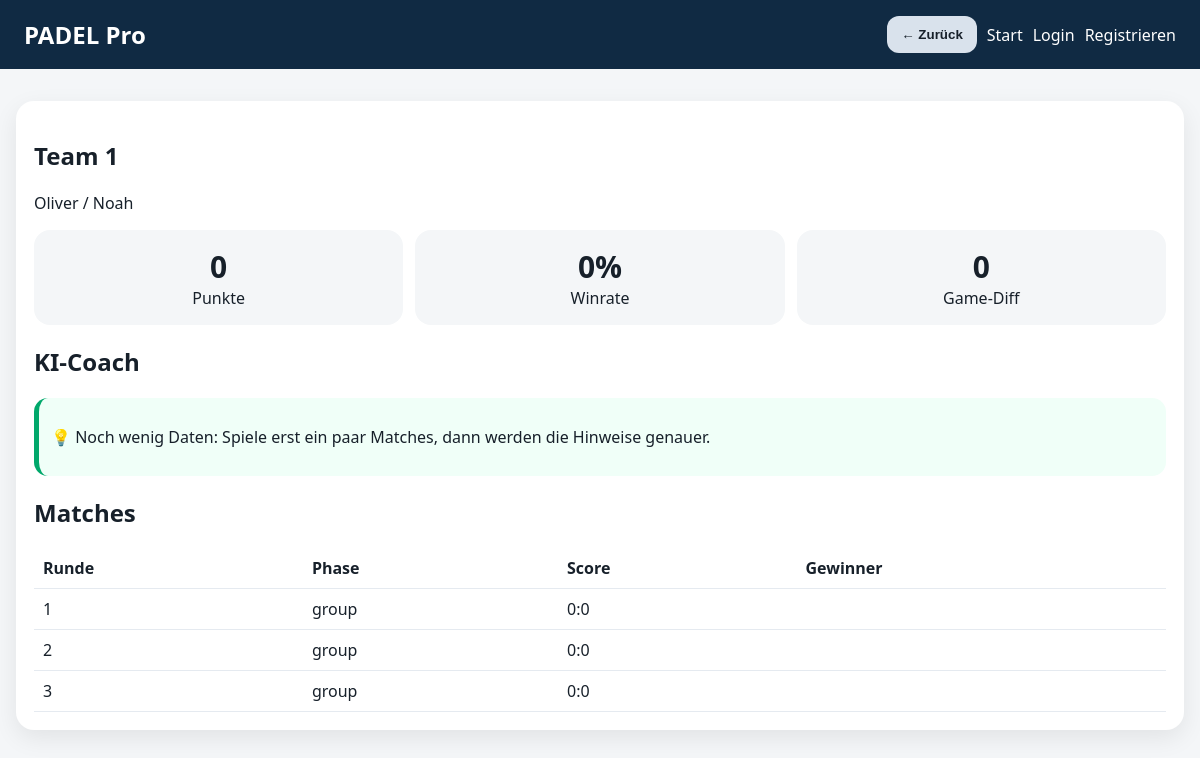
Screenshot of /player/1 with the database file from the repository.
### app.py (models this page shows)
class Team(db.Model):
    id = db.Column(db.Integer, primary_key=True)
    tournament_id = db.Column(db.Integer, db.ForeignKey("tournament.id"), nullable=False)
    name = db.Column(db.String(80), nullable=False)
    player1_id = db.Column(db.Integer, db.ForeignKey("player.id"), nullable=True)
    player2_id = db.Column(db.Integer, db.ForeignKey("player.id"), nullable=True)

class Player(db.Model):
    id = db.Column(db.Integer, primary_key=True)
    tournament_id = db.Column(db.Integer, db.ForeignKey("tournament.id"), nullable=False)
    name = db.Column(db.String(80), nullable=False)

class Match(db.Model):
    id = db.Column(db.Integer, primary_key=True)
    tournament_id = db.Column(db.Integer, db.ForeignKey("tournament.id"), nullable=False)
    team1_id = db.Column(db.Integer, db.ForeignKey("team.id"), nullable=False)
    team2_id = db.Column(db.Integer, db.ForeignKey("team.id"), nullable=False)
    score1 = db.Column(db.Integer, nullable=True)
    score2 = db.Column(db.Integer, nullable=True)
    set_score1 = db.Column(db.Integer, nullable=False, default=0)
    set_score2 = db.Column(db.Integer, nullable=False, default=0)
    round_no = db.Column(db.Integer, nullable=False, default=1)
    court_id = db.Column(db.Integer, db.ForeignKey("court.id"), nullable=True)
    phase = db.Column(db.String(20), nullable=False, default="group")
    status = db.Column(db.String(20), nullable=False, default="scheduled")
    points1 = db.Column(db.Integer, nullable=False, default=0)
    points2 = db.Column(db.Integer, nullable=False, default=0)
    games1 = db.Column(db.Integer, nullable=False, default=0)
    games2 = db.Column(db.Integer, nullable=False, default=0)
    sets1 = db.Column(db.Integer, nullable=False, default=0)
    sets2 = db.Column(db.Integer, nullable=False, default=0)
    scoring_mode = db.Column(db.String(30), nullable=False, default="golden_point")
    history = db.Column(db.Text, nullable=False, default="")
    started_at = db.Column(db.DateTime(timezone=True), nullable=True)
    finished_at = db.Column(db.DateTime(timezone=True), nullable=True)
    serving_team = db.Column(db.Integer, nullable=False, default=0)
    team1_server_player = db.Column(db.Integer, nullable=False, default=0)
    team2_server_player = db.Column(db.Integer, nullable=False, default=0)
    team1_has_served = db.Column(db.Boolean, nullable=False, default=True)
    team2_has_served = db.Column(db.Boolean, nullable=False, default=False)

### app.py (the view)
@app.route("/player/<int:team_id>")
def player_stats(team_id):
    team = db.session.get(Team, team_id)
    if not team: abort(404)
    t = db.session.get(Tournament, team.tournament_id)
    row = next((r for r in calculate_table(t.id) if r["id"] == team.id), None)
    tips = ai_coach(row)
    matches = [m for m in get_matches(t.id) if m.team1_id == team.id or m.team2_id == team.id]
    return render_template("player.html", team=team, t=t, row=row, tips=tips, matches=matches, match_winner_name=match_winner_name, team_players=team_players)

### app.py (called while the page is built)
def get_teams(tid):
    return Team.query.filter_by(tournament_id=tid).order_by(Team.id).all()

def get_matches(tid, phase=None):
    q = Match.query.filter_by(tournament_id=tid)
    if phase:
        q = q.filter_by(phase=phase)
    return q.order_by(Match.round_no, Match.court_id, Match.id).all()

def team_players(team: Team):
    names = []
    for pid in [team.player1_id, team.player2_id]:
        p = db.session.get(Player, pid) if pid else None
        if p:
            names.append(p.name)
    return names

def match_winner_name(m: Match):
    if m.status != "finished":
        return ""
    if (m.score1 or 0) > (m.score2 or 0):
        return db.session.get(Team, m.team1_id).name
    if (m.score2 or 0) > (m.score1 or 0):
        return db.session.get(Team, m.team2_id).name
    return "Unentschieden"

### templates/player.html
{% extends 'base.html' %}{% block content %}<section class="card"><h1>{{ team.name }}</h1><p>{{ team_players(team)|join(' / ') }}</p><div class="stats"><div><strong>{{ row.points }}</strong><span>Punkte</span></div><div><strong>{{ row.winrate }}%</strong><span>Winrate</span></div><div><strong>{{ row.diff }}</strong><span>Game-Diff</span></div></div><h2>KI-Coach</h2><div class="coach">{% for tip in tips %}<p>💡 {{ tip }}</p>{% endfor %}</div><h2>Matches</h2><table><thead><tr><th>Runde</th><th>Phase</th><th>Score</th><th>Gewinner</th></tr></thead><tbody>{% for m in matches %}<tr><td>{{ m.round_no }}</td><td>{{ m.phase }}</td><td>{{ m.score1 or 0 }}:{{ m.score2 or 0 }}</td><td>{{ match_winner_name(m) }}</td></tr>{% endfor %}</tbody></table></section>{% endblock %}

### static/style.css (style rules this page uses)
* { box-sizing:border-box }
body { margin:0;font-family:system-ui,-apple-system,Segoe UI,Arial,sans-serif;background:#f4f6f8;color:#17202a }
.card,.court-card { background:white;margin:16px 0;padding:18px;border-radius:18px;box-shadow:0 8px 24px rgba(0,0,0,.08) }
table { width:100%;border-collapse:collapse }
th,td { padding:9px;border-bottom:1px solid #e5eaf0;text-align:left }
.stats { display:grid;grid-template-columns:repeat(auto-fit,minmax(120px,1fr));gap:12px;margin:14px 0 }
.stats div { background:#f4f6f8;border-radius:16px;padding:16px;text-align:center }
.stats strong { display:block;font-size:30px }
.coach { background:#f0fff8;border-left:5px solid #00a86b;border-radius:14px;padding:12px }

### rows the page displays
Team: name "Team 1"
Player: name.name "Oliver / Noah"
Match: round_no "1", phase "group", score1 "0", score2 "0"
Match: round_no "2", phase "group", score1 "0", score2 "0"
Match: round_no "3", phase "group", score1 "0", score2 "0"

### other values shown
{{ row.points }} "0"
{{ row.winrate }} "0"
{{ row.diff }} "0"
{{ tip }} "Noch wenig Daten: Spiele erst ein paar Matches, dann werden die Hinweise genauer."
